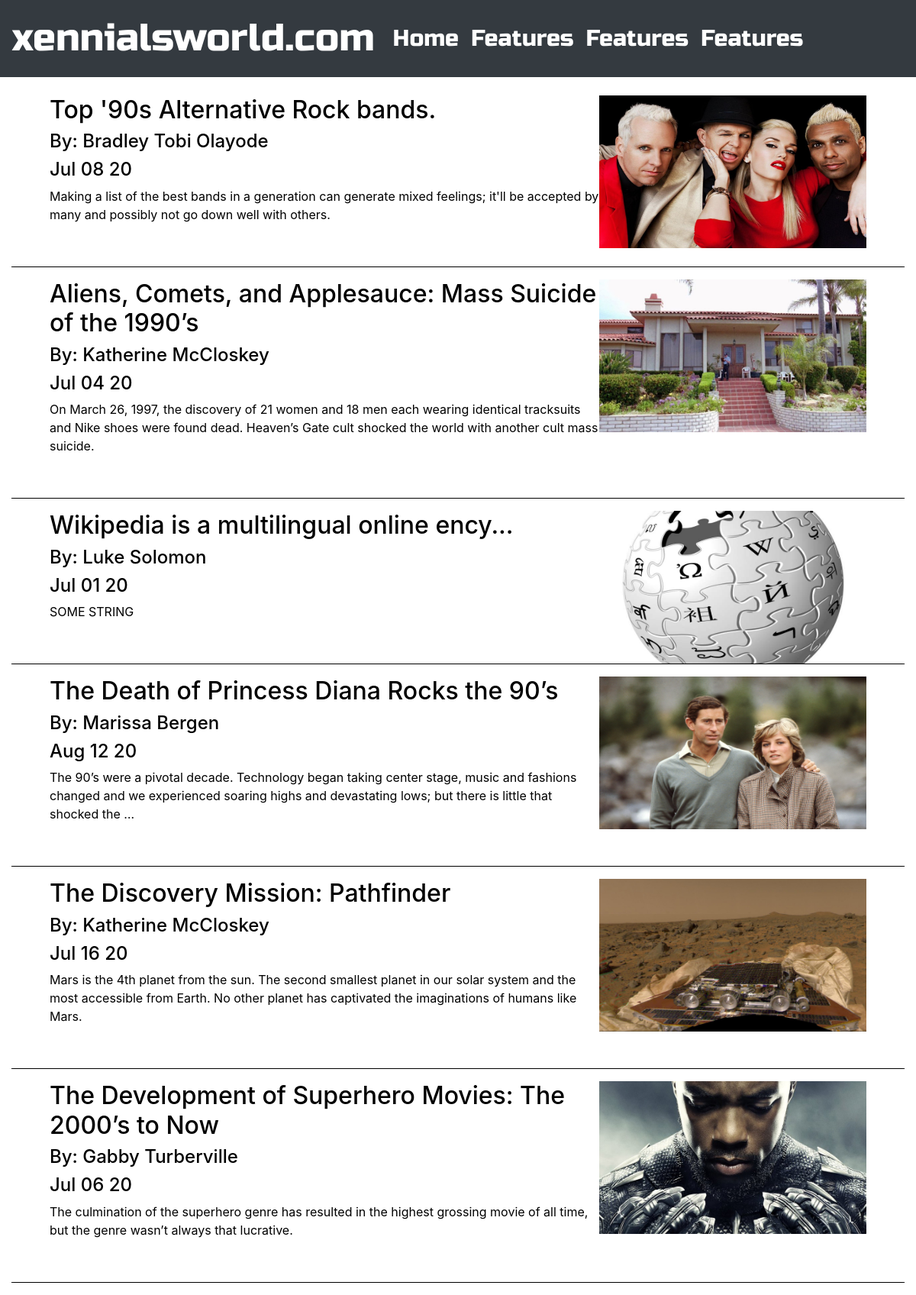
Screenshot of /blog/ with the database file from the repository.
### blog/models.py (models this page shows, shortened)
class Blog(models.Model):
    title = models.CharField(max_length=200, default='')
    by = models.CharField(max_length=200, default='')
    summary = models.CharField(max_length=200, default='')
    summaryImage = models.ImageField(
        upload_to='blog/images/', default='')
    pageOne = models.TextField(default='')
    pageOneImage = models.ImageField(
        upload_to='blog/images/', default='')
    pageTwo = models.TextField(default='')
    pageTwoImage = models.ImageField(
        upload_to='blog/images/', default='')
    pageThree = models.TextField(default='')
    pageThreeImage = models.ImageField(
        upload_to='blog/images/', default='')
    pageFour = models.TextField(default='')
    pageFourImage = models.ImageField(
        upload_to='blog/images/', default='')
    date = models.DateField(default='')
    image = models.ImageField(
        upload_to='blog/images/', default='')

### blog/views.py (the view)
# urls.py: path('', views.all_blogs, name='all_blogs'),
def all_blogs(request):
    blogs = Blog.objects.order_by('?')
    return render(request, 'blog/all_blogs.html', {'blogs': blogs})

### blog/templates/blog/all_blogs.html (shortened to what this page needs)
{% extends 'specials/bootStrapTmplt.html' %}
{% block content %}
<head>
</head>
{% for blog in blogs %}
<div class="col-lg-12 col-md-8">
    <a href="{% url 'blog:detail' blog.id %}">
        <img src="{{ blog.summaryImage.url }}" height=200 width=350>
        <h2 id="txt">{{ blog.title }}</h2>
        <h4 id="txt">By: {{ blog.by }}</h4>
    </a>
    <h4 id="txt">{{ blog.date|date:'M d y' }}</h4>
    <p id="txt">{{ blog.summary|truncatechars:190 }}</p>
    <br>
    <hr color="black">
</div>
{% endfor %}
{% endblock %}

### specials/Templates/specials/bootStrapTmplt.html (shortened to what this page needs)
<!doctype html>
<html lang="en">
{% load static %}
<head>
    <link rel="stylesheet" href="https://stackpath.bootstrapcdn.com/bootstrap/4.5.0/css/bootstrap.min.css"
>
</head>
<body>
    <nav class="navbar navbar-expand-lg navbar navbar-dark bg-dark">
        <a class="navbar-brand" href="{% url 'blog:all_blogs' %}">xennialsworld.com</a>
        <div class="collapse navbar-collapse" id="navbarNavAltMarkup">
            <div class="navbar-nav">
                <a class="nav-item nav-link active" href="{% url 'blog:all_blogs' %}">Home </a>
                <a class="nav-item nav-link active" href="#">Features</a>
                <a class="nav-item nav-link active" href="#">Features</a>
                <a class="nav-item nav-link active" href="#">Features</a>
            </div>
        </div>
    </nav>
    <br>
    {% block content %}{% endblock %}
</body>
</html>

### specials/Templates/specials/bootStrapTmplt.html (style rules this page uses)
.navbar-brand { font-size: 50px; font-family: 'Russo One', sans-serif; }
.nav-item { font-size: 30px; font-family: 'Russo One', sans-serif; }

### blog/templates/blog/all_blogs.html (style rules this page uses)
img { float: right; margin-right: 50px; }
#txt { margin-left: 50px; color: black; }

### rows the page displays
Blog: summaryImage (picture), title "Top '90s Alternative Rock bands.", by "Bradley Tobi Olayode", date "Jul 08 20", summary "Making a list of the best bands in a generation can generate mixed feelings; it'll be accepted by many and possibly not go down well with others."
Blog: summaryImage (picture), title "Aliens, Comets, and Applesauce: Mass Suicide of the 1990’s", by "Katherine McCloskey", date "Jul 04 20", summary "On March 26, 1997, the discovery of 21 women and 18 men each wearing identical tracksuits and Nike shoes were found dead. Heaven’s Gate cult shocked the world with another cult mass suicide."
Blog: summaryImage (picture), title "Wikipedia is a multilingual online ency...", by "Luke Solomon", date "Jul 01 20", summary "SOME STRING"
Blog: summaryImage (picture), title "The Death of Princess Diana Rocks the 90’s", by "Marissa Bergen", date "Aug 12 20", summary "The 90’s were a pivotal decade. Technology began taking center stage, music and fashions changed and we experienced soaring highs and devastating lows; but there is little that shocked the …"
Blog: summaryImage (picture), title "The Discovery Mission: Pathfinder", by "Katherine McCloskey", date "Jul 16 20", summary "Mars is the 4th planet from the sun. The second smallest planet in our solar system and the most accessible from Earth. No other planet has captivated the imaginations of humans like Mars."
Blog: summaryImage (picture), title "The Development of Superhero Movies: The 2000’s to Now", by "Gabby Turberville", date "Jul 06 20", summary "The culmination of the superhero genre has resulted in the highest grossing movie of all time, but the genre wasn’t always that lucrative."
